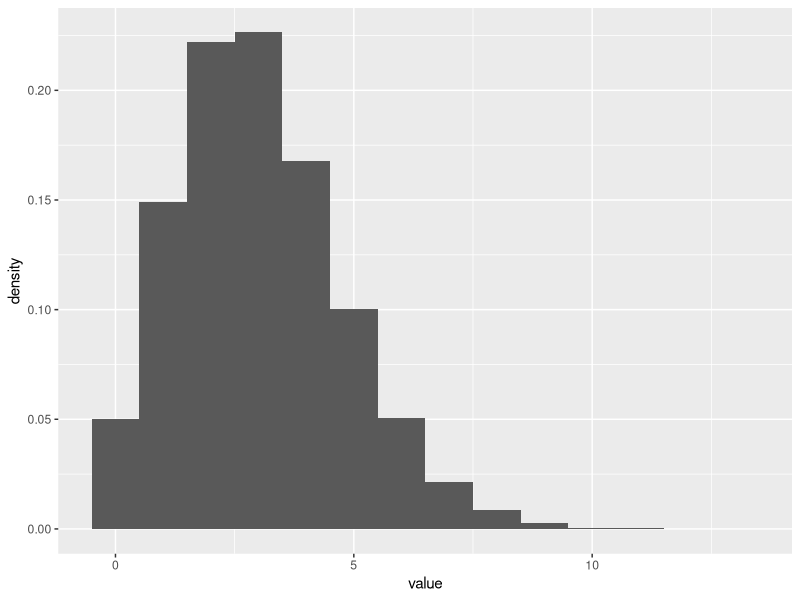
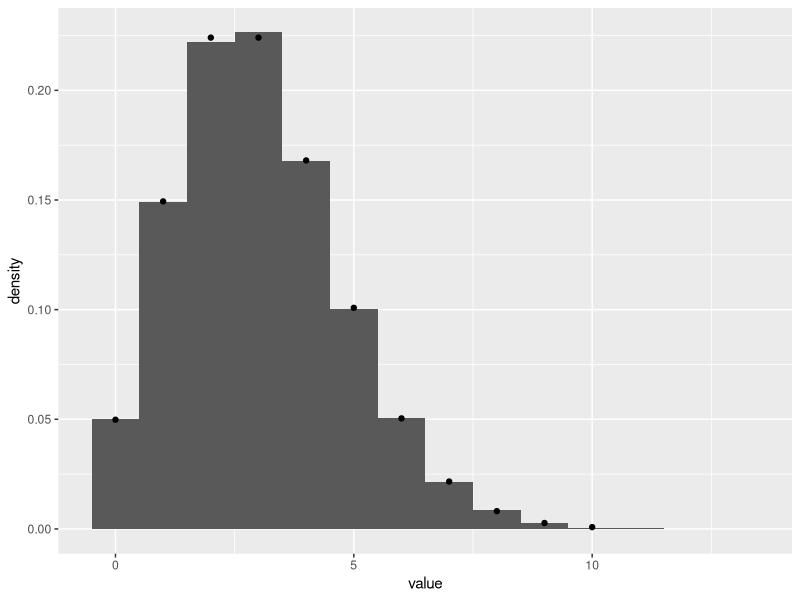
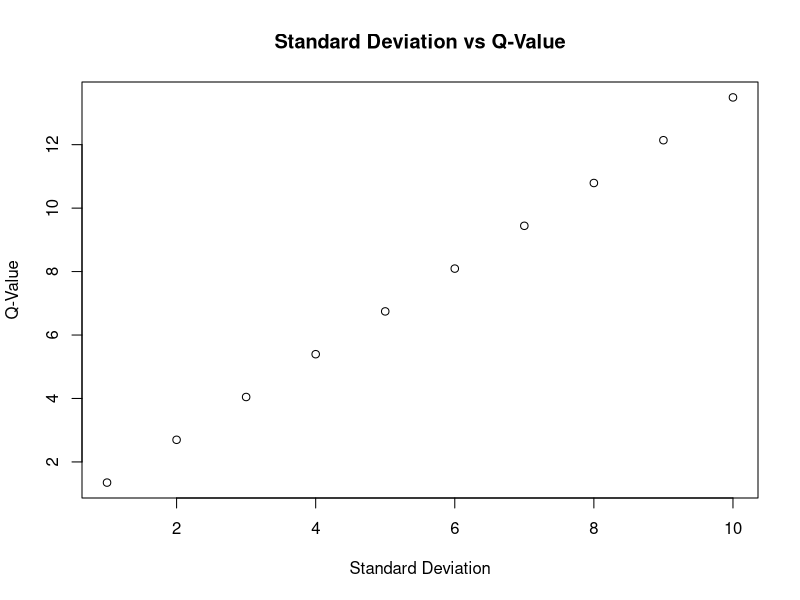
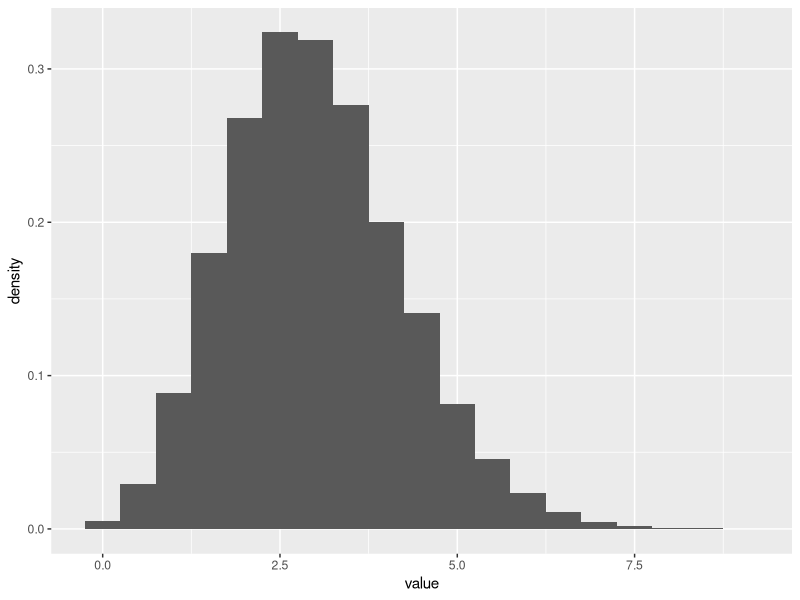
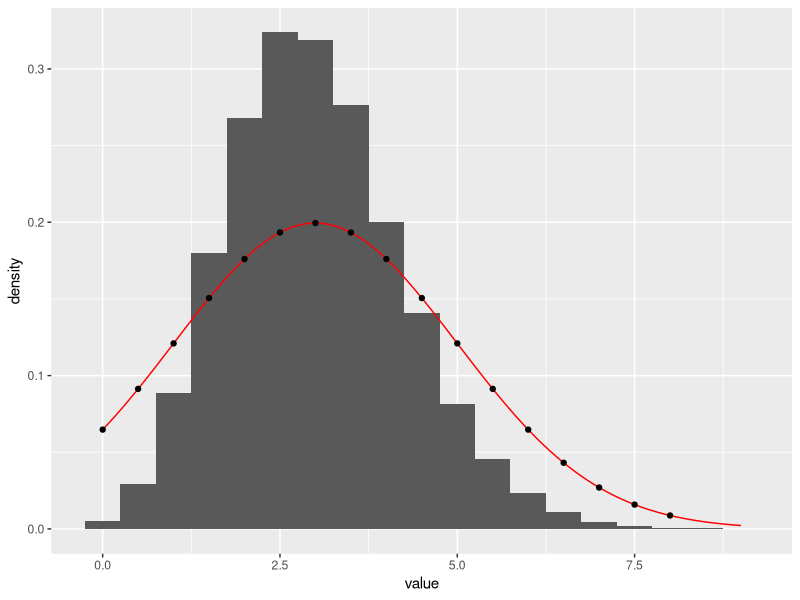
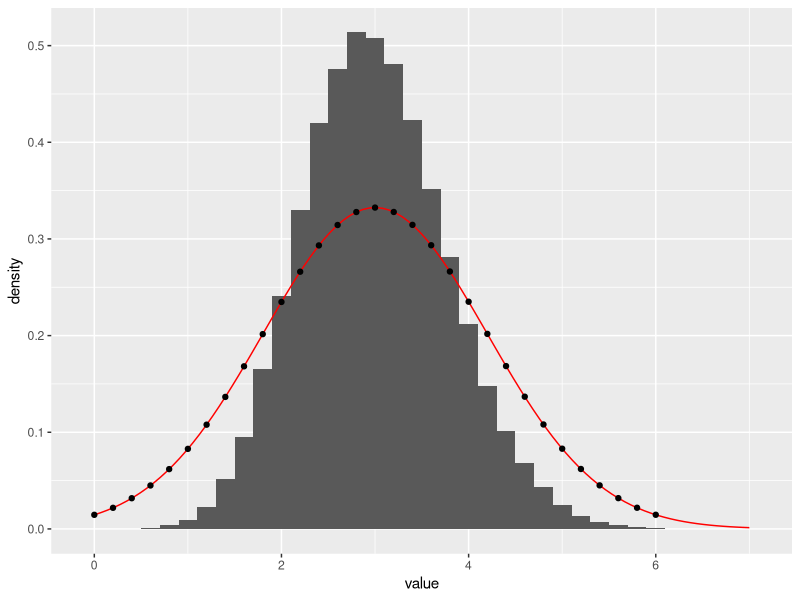
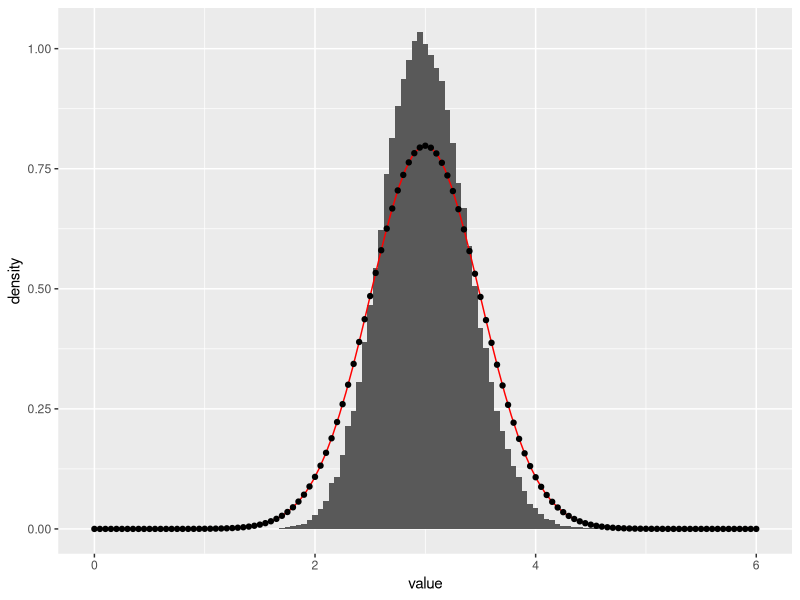

The R script that drew these images, in order:
## ---- chunk 1
knitr::opts_chunk$set(echo = TRUE)
library(tidyverse)
library(ggplot2)
library(knitr)
## ---- chunk 2
set.seed(7654321)
r<-rpois(100000,lambda=3)
dat_fram<-data.frame(value=r)
g<- ggplot(dat_fram, aes(x=value)) +
        geom_histogram(aes(y = ..density..),binwidth=1) 
g

## ---- chunk 3

creed<-seq(0,10,by=1)
poisdf=data.frame(x=creed,y=dpois(creed,lambda=3,log=FALSE))
g<-g+
  geom_point(data=poisdf,aes(x=creed,y=y))
g

## ---- chunk 4
q=seq(1,10,by=1)
for(i in seq(1,10,by=1)){
  x1<-qnorm(0.25,mean=0,sd=i)
  x2<-qnorm(0.75,mean=0,sd=i)
  q[i]<-x2-x1
  print(q[i])
}

plot(x = seq(1,10,by = 1), y = q, main ="Standard Deviation vs Q-Value", xlab = "Standard Deviation", ylab = "Q-Value")

## ---- chunk 5

#Standard Deviation:

q1 = seq(1,10,by = 1)
q2 = seq(1,10,by = 1)
quart1 <- qnorm(0.25, mean=0, q1)
quart2 <- qnorm(0.75, mean=0, q1)
inter_quartile_SD <- quart2 - quart1

#Variance:

quart1v <- qnorm(0.25, mean=0, q2*q2)
quart2v <- qnorm(0.75, mean=0, q2*q2)
inter_quartile_Var <- quart2v - quart1v


print("Q value for Standard Deviation input: ")
print(inter_quartile_SD)
print("Q value for Variance input: ")
print(inter_quartile_Var)
## ---- chunk 6
pro = rpois(200000, lambda = 3)
pro_vect = vector(mode = "integer", length = 100000)
j = 1
for (i in seq(from = 1, to = 200000, by = 2)){
  a = c(pro[i], pro[i+1])
  a = mean(a)
  pro_vect[j] = a
  j = j + 1
}
s = data.frame(value = pro_vect)
hist_plot = ggplot(s, aes(x = value)) + geom_histogram(aes( y = ..density..), binwidth = 0.5)
hist_plot
## ---- chunk 7
mean_val = mean(pro_vect)
t = sort(pro_vect)
quartt <- IQR(pro_vect)

print("The mean value is: ")
print(mean_val)
print("The Interquartile range: ")
print(quartt)
ad<-seq(0,8,by=0.5)
d = data.frame(x=ad ,y = dnorm(ad, mean = mean_val, sd = quartt))

hist_nd = hist_plot +
    stat_function(fun = dnorm, colour = "red",args = list(mean=mean_val,sd = quartt))+
    geom_point(data=d,aes(x=x,y=y))
hist_nd
## ---- chunk 8
#rPoissonDist for the mean of 5 draws:

ab = rpois(500000, lambda = 3)
abc = vector(mode = "integer", length = 100000)
j = 1
for (i in seq(from = 1, to = 500000, by = 5)){
  a = c(ab[i], ab[i+1], ab[i+2], ab[i+3], ab[i+4])
  a = mean(a)
  abc[j] = a
  j = j + 1
}
s = data.frame(value = abc)
graph_1 = ggplot(s, aes(x = value)) + geom_histogram(aes( y = ..density..), binwidth = 0.2)


#rPoissonDist for the mean of 20 draws:

abcd = rpois(2000000, lambda = 3)
abcde = vector(mode = "integer", length = 100000)
j = 1
for (i in seq(from = 1, to = 2000000, by = 20)){
  a = 0
  for (k in seq(from = i, to = i + 19, by = 1)){
    
    a = a + abcd[k] 
  }
  a = sum(a)/20
  abcde[j] = a
  j = j + 1
}
s = data.frame(value = abcde)
graph_2 = ggplot(s, aes(x = value)) + geom_histogram(aes( y = ..density..), binwidth = 0.05)


#Mean and Interquartile for mean of 5 draws:

mean_1 = mean(abc)
abc = sort(abc)
quar1 = IQR(abc)
fae <- seq(0,6, by = 0.2)
d = data.frame(x = fae, y = dnorm(fae, mean = mean_1, sd = quar1))
graph_3 = graph_1+
      stat_function(fun = dnorm, colour = "red",args = list(mean = mean_1, sd = quar1))+
      geom_point(data = d,aes(x = x,y = y))
graph_3


#Mean and Interquartile for mean of 20 draws:

mean_2 = mean(abcde)
abcde = sort(abcde)
quan2 = IQR(abcde)
faes <- seq(0,6, by = 0.05)
d = data.frame(x = faes, y = dnorm(faes, mean = mean_2, sd = quan2))
graph_4 = graph_2+
    stat_function(fun = dnorm, colour = "red",args = list(mean = mean_2, sd = quan2))+
    geom_point(data = d,aes(x = x,y = y))
graph_4


print("Mean for 5 draws:")
print(mean_1)

print("InterQuartile Range for 5 draws:")
print(quar1)

print("Mean for 20 draws):")
print(mean_2)

print("InterQuartile Range for 20 draws):")
print(quan2)
